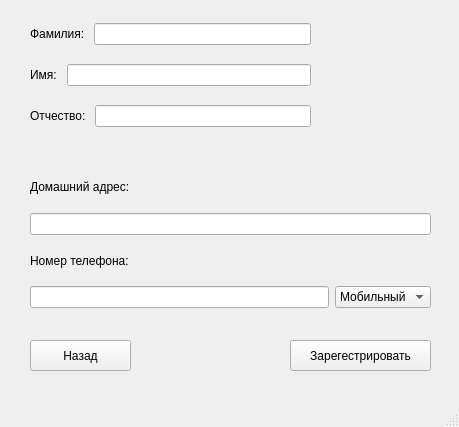
<?xml version="1.0" encoding="UTF-8"?>
<ui version="4.0">
 <class>MainWindow</class>
 <widget class="QMainWindow" name="MainWindow">
  <property name="geometry">
   <rect>
    <x>0</x>
    <y>0</y>
    <width>459</width>
    <height>427</height>
   </rect>
  </property>
  <property name="windowTitle">
   <string>Регистрация</string>
  </property>
  <widget class="QWidget" name="centralwidget">
   <widget class="QPushButton" name="pushButton">
    <property name="geometry">
     <rect>
      <x>30</x>
      <y>340</y>
      <width>101</width>
      <height>31</height>
     </rect>
    </property>
    <property name="text">
     <string>Назад</string>
    </property>
   </widget>
   <widget class="QPushButton" name="pushButton_2">
    <property name="geometry">
     <rect>
      <x>290</x>
      <y>340</y>
      <width>141</width>
      <height>31</height>
     </rect>
    </property>
    <property name="text">
     <string>Зарегестрировать</string>
    </property>
   </widget>
   <widget class="QWidget" name="">
    <property name="geometry">
     <rect>
      <x>30</x>
      <y>10</y>
      <width>281</width>
      <height>131</height>
     </rect>
    </property>
    <layout class="QVBoxLayout" name="verticalLayout">
     <item>
      <layout class="QHBoxLayout" name="horizontalLayout">
       <item>
        <widget class="QLabel" name="label">
         <property name="text">
          <string>Фамилия: </string>
         </property>
        </widget>
       </item>
       <item>
        <widget class="QLineEdit" name="lineEdit"/>
       </item>
      </layout>
     </item>
     <item>
      <layout class="QHBoxLayout" name="horizontalLayout_2">
       <item>
        <widget class="QLabel" name="label_2">
         <property name="text">
          <string>Имя: </string>
         </property>
        </widget>
       </item>
       <item>
        <widget class="QLineEdit" name="lineEdit_2"/>
       </item>
      </layout>
     </item>
     <item>
      <layout class="QHBoxLayout" name="horizontalLayout_3">
       <item>
        <widget class="QLabel" name="label_3">
         <property name="text">
          <string>Отчество: </string>
         </property>
        </widget>
       </item>
       <item>
        <widget class="QLineEdit" name="lineEdit_3"/>
       </item>
      </layout>
     </item>
    </layout>
   </widget>
   <widget class="QWidget" name="">
    <property name="geometry">
     <rect>
      <x>30</x>
      <y>167</y>
      <width>401</width>
      <height>141</height>
     </rect>
    </property>
    <layout class="QGridLayout" name="gridLayout">
     <item row="0" column="0">
      <widget class="QLabel" name="label_4">
       <property name="text">
        <string>Домашний адрес: </string>
       </property>
      </widget>
     </item>
     <item row="1" column="0">
      <widget class="QLineEdit" name="lineEdit_4"/>
     </item>
     <item row="2" column="0">
      <widget class="QLabel" name="label_5">
       <property name="text">
        <string>Номер телефона: </string>
       </property>
      </widget>
     </item>
     <item row="3" column="0">
      <layout class="QHBoxLayout" name="horizontalLayout_4">
       <item>
        <widget class="QLineEdit" name="lineEdit_5"/>
       </item>
       <item>
        <widget class="QComboBox" name="comboBox">
         <item>
          <property name="text">
           <string>Мобильный</string>
          </property>
         </item>
         <item>
          <property name="text">
           <string>Домашний</string>
          </property>
         </item>
        </widget>
       </item>
      </layout>
     </item>
    </layout>
   </widget>
  </widget>
  <widget class="QMenuBar" name="menubar">
   <property name="geometry">
    <rect>
     <x>0</x>
     <y>0</y>
     <width>459</width>
     <height>22</height>
    </rect>
   </property>
  </widget>
  <widget class="QStatusBar" name="statusbar"/>
 </widget>
 <resources/>
 <connections/>
</ui>
